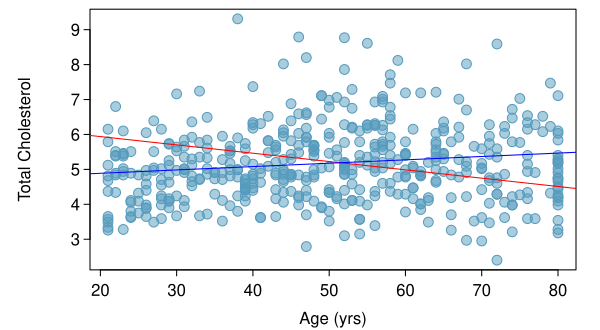

Generate this figure with R:
library(openintro)
library(oibiostat)
data("nhanes.samp.adult.500")
data(COL)

diabetic = subset(nhanes.samp.adult.500, Diabetes == "Yes")
non.diabetic = subset(nhanes.samp.adult.500, Diabetes == "No")

myPDF("nhanesInteractionScatterPlot.pdf",
      6,
      3.3,
      mar = c(3, 4.5, 0.5, 1.2),
      mgp = c(2.8, 0.5, 0))


plot(nhanes.samp.adult.500$TotChol ~ nhanes.samp.adult.500$Age,
     pch = 21,
     cex = 1.3,
     bg = COL[1, 3],
     col = COL[1],
     xlab = "",
     ylab = "Total Cholesterol")
abline(lm(diabetic$TotChol ~ diabetic$Age), col = "red")
abline(lm(non.diabetic$TotChol ~ non.diabetic$Age), col = "blue")

mtext("Age (yrs)", 1, 1.9)

dev.off()
